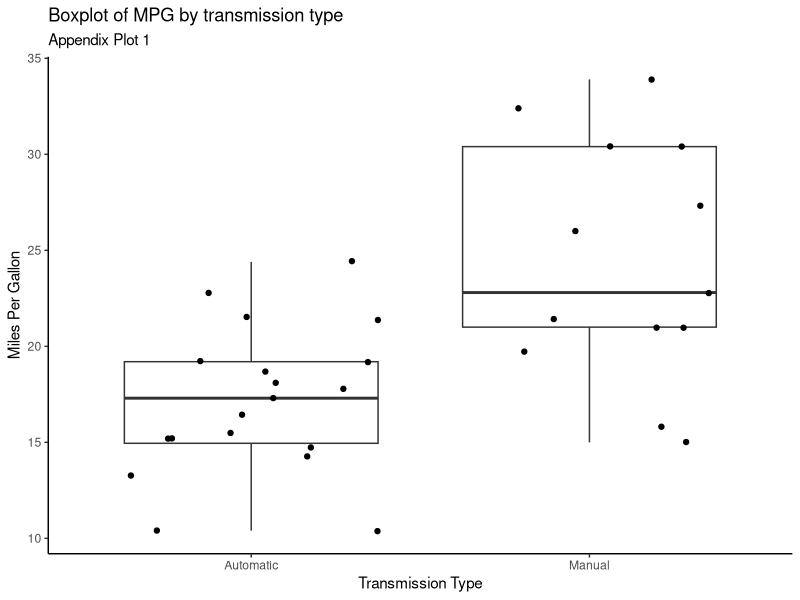
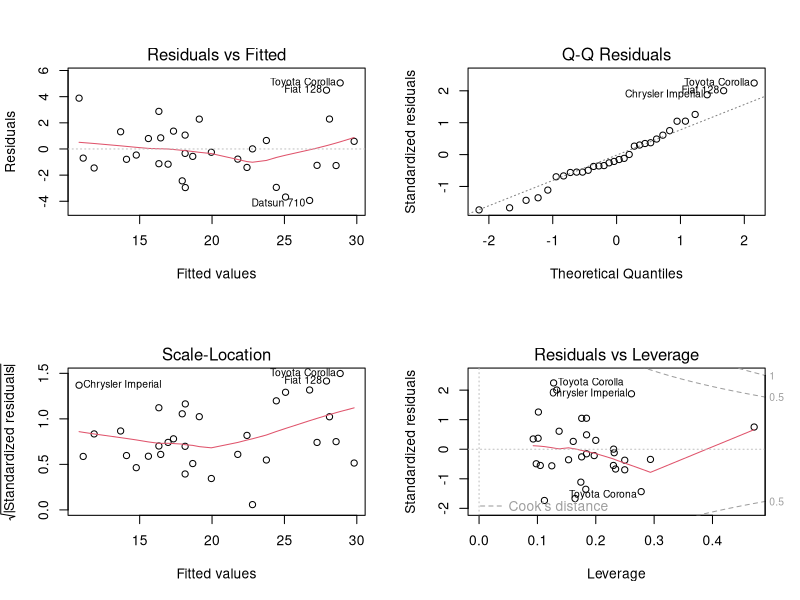

R code for these plots, in order:
## ---- chunk 1
knitr::opts_chunk$set(echo = TRUE)
## ---- chunk 2
library(ggplot2)
data("mtcars")
head(mtcars)

col_name <- c('cyl', 'vs', 'am', 'gear', 'carb')
mtcars[col_name] <- lapply(mtcars[col_name] , factor)

automatic <- mtcars[mtcars$am == 0,]
manual <- mtcars[mtcars$am == 1,]
## ---- chunk 3
test <- t.test(manual$mpg, automatic$mpg)
## ---- chunk 4
model_all <- lm(mpg ~., data = mtcars)
model_best <- step(model_all)
## ---- chunk 5
summary(model_best)
## ---- chunk 6
box_plot <- ggplot(data = mtcars, aes(x = am, y = mpg)) + geom_boxplot()
box_plot <- box_plot + geom_jitter() + theme_classic()
box_plot <- box_plot + ggtitle("Boxplot of MPG by transmission type", subtitle = "Appendix Plot 1") + xlab("Transmission Type") + ylab("Miles Per Gallon") + scale_x_discrete(labels=c("1" = "Manual", "0" = "Automatic"))
box_plot
## ---- chunk 7
par(mfrow = c(2,2))
plot(model_best)
